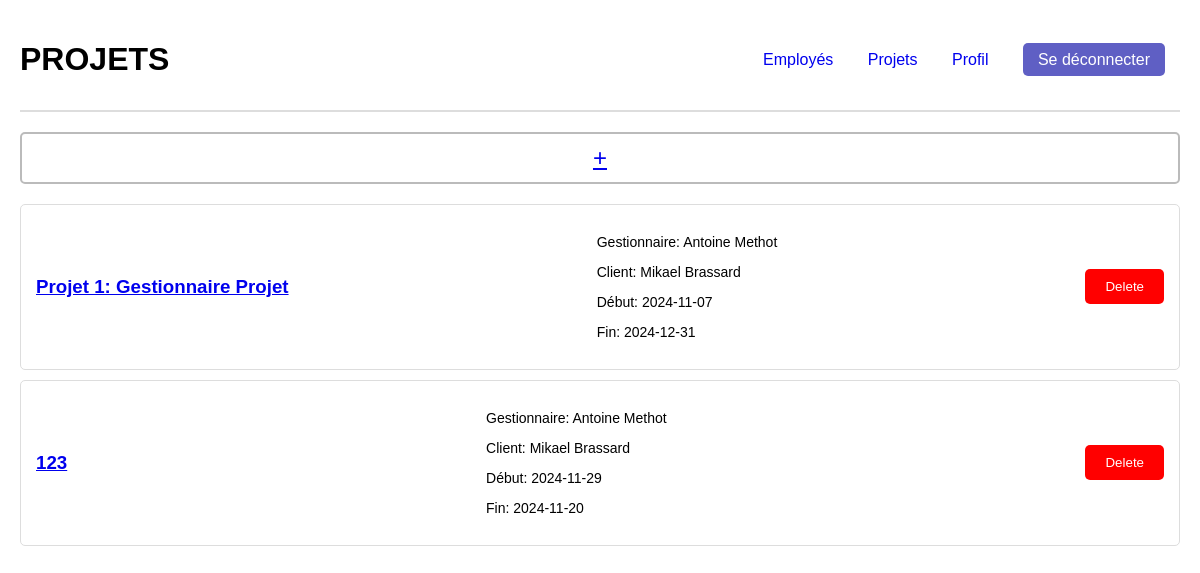
Page /listeProjets on the committed database.
### tables this page shows
CREATE TABLE Projet (
    id INTEGER PRIMARY KEY,
    idClient INTEGER NOT NULL,
    etatProjet INTEGER NOT NULL,
    idChef INTEGER NOT NULL,
    nom TEXT NOT NULL UNIQUE,
    dateDebut DATE,
    dateFin DATE,
    isTemplate BOOLEAN NOT NULL,
    FOREIGN KEY (idClient) REFERENCES Client(id),
    FOREIGN KEY (etatProjet) REFERENCES Etat(id),
    FOREIGN KEY (idChef) REFERENCES Employe(id)
);

### main.py (the view)
@app.route('/listeProjets', methods=['GET', 'POST'])        ##Définition de l'url d'accueil
def listeProjets():           ##Fonction pour gérer la réaction de la page d'accueil, le titre est dynamique
  projets = get_projets() #Chercher tous les projets dans table Projets de la BD
  return render_template('listeProjets.html', projets = projets)

### main.py (called while the page is built)
def get_projets():
    conn = sqlite3.connect(DB) # Connect to DB
    cursor = conn.cursor()
    query = '''
    SELECT Projet.id, Projet.idClient, Projet.etatProjet, Projet.idChef, Projet.nom, Projet.dateDebut, Projet.dateFin,
        Client.prenom || ' ' || Client.nom AS client_name, Employe.prenom || ' ' || Employe.nom AS manager_name
    FROM Projet
    LEFT JOIN Client ON Projet.idClient = Client.id
    LEFT JOIN Employe ON Projet.idChef = Employe.id
    '''
    cursor.execute(query) #Cherche tous les projets dans la table projet
    projets = cursor.fetchall()
    conn.close()
    return projets

### templates/listeProjets.html (shortened to what this page needs)
<!DOCTYPE html>
<html lang="en">
<head>
    <link rel="stylesheet" href="../static/css/listeProjets.css" />
</head>
<body>
    <header>
        <h1>PROJETS</h1>
        <div>
            <nav>
                <a href="employes">Employés</a>
                <a href="listeProjets">Projets</a>
                <a href="profil">Profil</a>
                <a href="/logout" class="logout-button">Se déconnecter</a>
            </nav>
        </div>
    </header>
    <a href="{{ url_for('add_projet') }}">
        <div class="add-project">+</div>
    </a>
    <div class="project-list">
        {% for projet in projets %}
        <div class="project-card">
            <a href="{{ url_for('projet', id=projet[0]) }}">
                <h3>{{ projet[4] }}</h3>
            </a>
            <div class="project-info">
                <p>Gestionnaire: {{ projet[8] }}</p>
                <p>Client: {{ projet[7] }}</p>
                <p>Début: {{ projet[5] }}</p>
                <p>Fin: {{ projet[6] }}</p>
            </div>
            <form action="{{ url_for('delete_projet', projet_id=projet[0]) }}" method="POST" style="display:inline;">
                <button type="submit" onclick="return confirm('Are you sure you want to delete this project?');">
                    Delete
                </button>
            </form>
        </div>
        {% endfor %}
    </div>
</body>
  </body>
</html>

### static/css/listeProjets.css (style rules this page uses)
body { font-family: Arial, sans-serif; margin: 20px; }
header { display: flex; justify-content: space-between; align-items: center; border-bottom: 2px solid #ddd; padding-bottom: 10px; }
nav a { margin: 0 15px; text-decoration: none; }
.logout-button { background-color: #5f5fc4; color: white; border: none; padding: 8px 15px; border-radius: 5px; cursor: pointer; text-decoration: none; }
.project-list { margin-top: 20px; }
.project-card { border: 1px solid #ddd; border-radius: 5px; padding: 15px; margin-bottom: 10px; display: flex; justify-content: space-between; align-items: center; }
.project-card h3 { margin: 0; }
.project-info { text-align: left; font-size: 14px; }
.add-project { text-decoration: none; display: flex; justify-content: center; align-items: center; border: 2px solid #bbb; border-radius: 5px; padding: 10px; cursor: pointer; text-align: center; font-size: 24px; margin-top: 20px; margin-bottom: 20px; }
button { padding: 10px 20px; background-color: #ff0000; color: white; border: none; border-radius: 5px; cursor: pointer; }

### rows in the picture
Projet: nom "Projet 1: Gestionnaire Projet", projet "Antoine Methot", projet "Mikael Brassard", dateDebut "2024-11-07", dateFin "2024-12-31"
Projet: nom "123", projet "Antoine Methot", projet "Mikael Brassard", dateDebut "2024-11-29", dateFin "2024-11-20"
